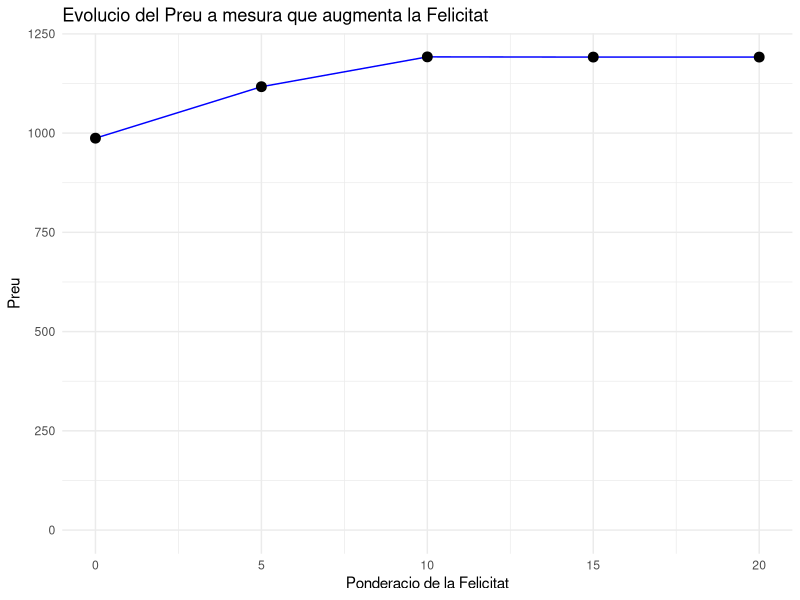

This figure's R source:
# Càrrega de les biblioteques necessàries
library(ggplot2)

# dades
data <- data.frame(
  Felicitat_0 = c(1077, 1013, 958, 1038, 860, 968, 853, 1058, 1008, 1039),
  Felicitat_5 = c(1205, 1165, 1055, 1180, 1040.85, 1062, 1012, 1166.63, 1147, 1135.21),
  Felicitat_10 = c(1312, 1244, 1069, 1283, 1054, 1101, 1075, 1242, 1296, 1244),
  Felicitat_15 = c(1308, 1244, 1069, 1282.84, 1054, 1100, 1075, 1255, 1283.91, 1243),
  Felicitat_20 = c(1308, 1244, 1069, 1283, 1054, 1100, 1075, 1255, 1283.91, 1243)
)

# Crear un dataframe llarg per a graficar
data_long <- data.frame(
  Felicitat = c(0, 5, 10, 15, 20),
  Preu = colMeans(data)
)

# Crear el gràfic amb totes les dades
ggplot(data_long, aes(x = Felicitat, y = Preu)) +
  geom_line(color = "blue") +
  geom_point(size = 3, color = "black") +
  labs(title = "Evolucio del Preu a mesura que augmenta la Felicitat",
       x = "Ponderacio de la Felicitat",
       y = "Preu") +
  scale_y_continuous(limits = c(0, NA)) +  # Ajustar el límit inferior de l'eix Y a 0
  theme_minimal()
